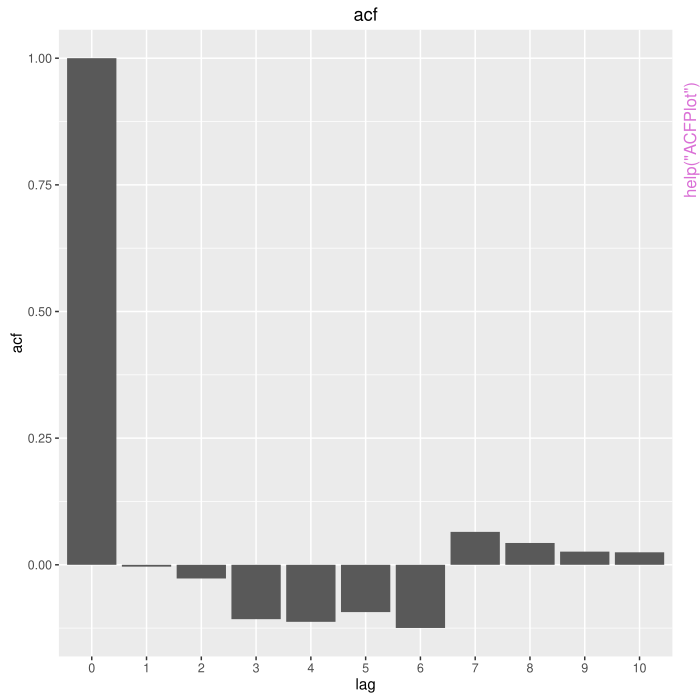

Recreate this plot in R.
pkgname <- "ConsensusMCMC"
source(file.path(R.home("share"), "R", "examples-header.R"))
options(warn = 1)
library('ConsensusMCMC')

base::assign(".oldSearch", base::search(), pos = 'CheckExEnv')
cleanEx()
nameEx("ACFPlot")
### * ACFPlot

flush(stderr()); flush(stdout())

### Name: ACFPlot
### Title: Plot for the autocorrelation function of a given Markov chain.
### Aliases: ACFPlot

### ** Examples

# Generate two sets of values
chain = rnorm(100)

# Produce the plot
ACFPlot(chain, lag.max=10, ggtitle('acf'))




cleanEx()
nameEx("BetaMH")
### * BetaMH

flush(stderr()); flush(stdout())

### Name: BetaMH
### Title: MH-Algorithm for a Univariate Beta target distribution.
### Aliases: BetaMH

### ** Examples

# Generate data
observations = rbinom(10000, size = 1, prob = 0.5)

# Set the parameters for the function
nr_servers = 1 
n_iter = 1000
burn_in = 0.1*n_iter
sigma = 0.01
alpha_prior = 1.0
beta_prior = 1.0
x_0 = 0.1


# Run the function for the chosen parameters
markov_chain = BetaMH(data=observations,
               n = n_iter,
               sigma = sigma, 
               alpha_prior = alpha_prior, 
               beta_prior = beta_prior, 
               s = 1, 
               x_0 = x_0)




cleanEx()
nameEx("GammaMH")
### * GammaMH

flush(stderr()); flush(stdout())

### Name: GammaMH
### Title: MH-Algorithm for a Univariate Gamma target distribution.
### Aliases: GammaMH

### ** Examples

# Generate data
observations = rpois(10000, 4)

# Set the parameters for the function
nr_servers = 1 
n_iter = 100000
burn_in = 0.1*n_iter
sigma = 0.01
k_prior = 1.0
theta_prior = 4.0
x_0 = 4

# Run the function for the chosen parameters
markov_chain = GammaMH(data=observations, 
                       n = n_iter, 
                       sigma = sigma, 
                       k_prior = k_prior, 
                       theta_prior = theta_prior, 
                       s = 1, 
                       x_0 = x_0) 





cleanEx()
nameEx("HistPlot")
### * HistPlot

flush(stderr()); flush(stdout())

### Name: HistPlot
### Title: Density estimates of the histograms for a list of Markov chains.
### Aliases: HistPlot

### ** Examples

# Generate two sets of values
chain1 = rnorm(100)
chain2 = rnorm(100)

# Produce the density plots
HistPlot(list(chain1, chain2), 
         method = c('Single machine', 'Multiple machines'), 
         burn_in = 0.2, 
         size_line = 2)




cleanEx()
nameEx("NormalMH")
### * NormalMH

flush(stderr()); flush(stdout())

### Name: NormalMH
### Title: MH-Algorithm for a Univariate Normal target distribution.
### Aliases: NormalMH

### ** Examples


# Set the parameters for the function
sigma_known = 1
nr_servers = 1 
n_iter = 1000
burn_in = 0.1*n_iter
sigma = 0.01
mean_prior = 0.0
sigma_prior = 1.0
x_0 = 0.0

# Generate data
observations = rnorm(10000, 1 , sigma_known)

# Run the function for the chosen parameters
markov_chain = NormalMH(data= observations, 
               n = n_iter, 
               sigma = sigma, 
               mean_prior = mean_prior, 
               sigma_prior = sigma_prior, 
               sigma_known = sigma_known, 
               s = nr_servers, 
               x_0 = x_0) 





cleanEx()
nameEx("QQPlot")
### * QQPlot

flush(stderr()); flush(stdout())

### Name: QQPlot
### Title: QQPlot for two Markov chains.
### Aliases: QQPlot

### ** Examples

# Generate two sets of values
chain1=rnorm(100)
chain2=rnorm(100)

# Produce the qqplot
QQPlot(chain1=rnorm(100), chain2=rnorm(100))




cleanEx()
nameEx("TracePlot")
### * TracePlot

flush(stderr()); flush(stdout())

### Name: TracePlot
### Title: Trace plots for a list of Markov chains.
### Aliases: TracePlot

### ** Examples

# Generate two sets of values
chain1 = rnorm(100)
chain2 = rnorm(100)

# Produce the trace plots
TracePlot(list(chain1, chain2), 
         method = c('Single machine', 'Multiple machines'), 
         burn_in = 0.2)




cleanEx()
nameEx("weightsComputation")
### * weightsComputation

flush(stderr()); flush(stdout())

### Name: weightsComputation
### Title: Weights computation for Consensus MCMC algorithm
### Aliases: weightsComputation

### ** Examples



############################################################################
#  Generate data and specify params
############################################################################

sigma_known = 1
observations <- rnorm(10000, 3 , sigma_known)
nr_servers <- 4
shards <- split(observations, rep(seq_len(nr_servers),each=length(observations)/nr_servers))

n_iter = 10000
burn_in = 0.1*n_iter
sigma = 0.01  # sigma for the proposal distribution
mean_prior=0
sigma_prior=1.0
x_0 = -5

############################################################################
#  Split data into shards and run on 4 machines
############################################################################

clust <- makePSOCKcluster(names = c("greywagtail",
                                    "greyheron",
                                    "greypartridge",
                                    "greyplover"))

clusterEvalQ(cl = clust, devtools::load_all("~/Workspace/GirlsProject/ConsensusMCMC/"))

lambda <- clusterApplyLB(clust, shards, NormalMH, n=n_iter, sigma=sigma, mean_prior=mean_prior, sigma_prior=sigma_prior, sigma_known=sigma_known, s= nr_servers, x_0 = x_0)

stopCluster(clust)

df = data.frame(lapply(lambda, function(y) y))
parallel_markov_chain = weightsComputation(df, method = "sample variance")




### * <FOOTER>
###
options(digits = 7L)
base::cat("Time elapsed: ", proc.time() - base::get("ptime", pos = 'CheckExEnv'),"\n")
grDevices::dev.off()
###
### Local variables: ***
### mode: outline-minor ***
### outline-regexp: "\\(> \\)?### [*]+" ***
### End: ***
quit('no')
